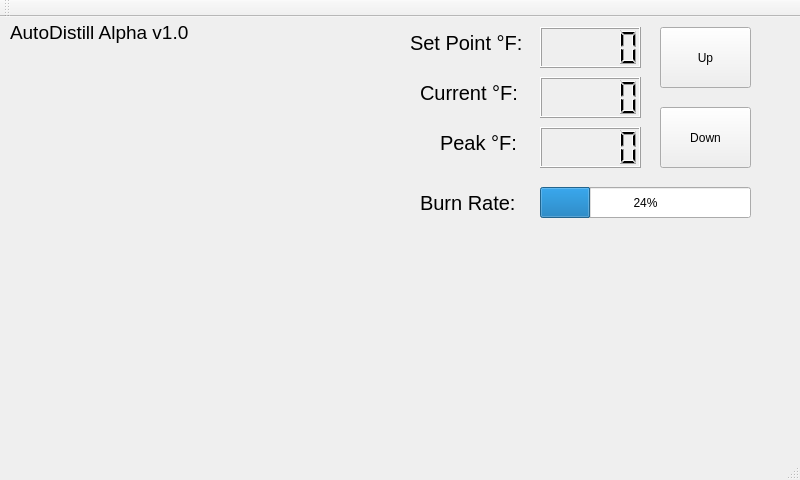
<?xml version="1.0" encoding="UTF-8"?>
<ui version="4.0">
 <class>MainWindow</class>
 <widget class="QMainWindow" name="MainWindow">
  <property name="geometry">
   <rect>
    <x>0</x>
    <y>0</y>
    <width>800</width>
    <height>480</height>
   </rect>
  </property>
  <property name="windowTitle">
   <string>MainWindow</string>
  </property>
  <widget class="QWidget" name="centralWidget">
   <widget class="QWidget" name="chartWidget" native="true">
    <property name="geometry">
     <rect>
      <x>0</x>
      <y>220</y>
      <width>761</width>
      <height>191</height>
     </rect>
    </property>
   </widget>
   <widget class="QLCDNumber" name="lcdNumber">
    <property name="geometry">
     <rect>
      <x>540</x>
      <y>10</y>
      <width>101</width>
      <height>41</height>
     </rect>
    </property>
   </widget>
   <widget class="QPushButton" name="vaporTemperatureUpButton">
    <property name="geometry">
     <rect>
      <x>660</x>
      <y>10</y>
      <width>91</width>
      <height>61</height>
     </rect>
    </property>
    <property name="text">
     <string>Up</string>
    </property>
   </widget>
   <widget class="QPushButton" name="pushButton_2">
    <property name="geometry">
     <rect>
      <x>660</x>
      <y>90</y>
      <width>91</width>
      <height>61</height>
     </rect>
    </property>
    <property name="text">
     <string>Down</string>
    </property>
   </widget>
   <widget class="QLabel" name="label">
    <property name="geometry">
     <rect>
      <x>10</x>
      <y>-10</y>
      <width>291</width>
      <height>51</height>
     </rect>
    </property>
    <property name="font">
     <font>
      <pointsize>14</pointsize>
     </font>
    </property>
    <property name="text">
     <string>AutoDistill Alpha v1.0</string>
    </property>
   </widget>
   <widget class="QLabel" name="label_2">
    <property name="geometry">
     <rect>
      <x>420</x>
      <y>50</y>
      <width>111</width>
      <height>51</height>
     </rect>
    </property>
    <property name="font">
     <font>
      <pointsize>15</pointsize>
     </font>
    </property>
    <property name="text">
     <string>Current °F:</string>
    </property>
   </widget>
   <widget class="QLCDNumber" name="currentVaporTemp">
    <property name="geometry">
     <rect>
      <x>540</x>
      <y>60</y>
      <width>101</width>
      <height>41</height>
     </rect>
    </property>
   </widget>
   <widget class="QLabel" name="label_3">
    <property name="geometry">
     <rect>
      <x>410</x>
      <y>0</y>
      <width>121</width>
      <height>51</height>
     </rect>
    </property>
    <property name="font">
     <font>
      <pointsize>15</pointsize>
     </font>
    </property>
    <property name="text">
     <string>Set Point °F:</string>
    </property>
   </widget>
   <widget class="QLCDNumber" name="lcdNumber_3">
    <property name="geometry">
     <rect>
      <x>540</x>
      <y>110</y>
      <width>101</width>
      <height>41</height>
     </rect>
    </property>
   </widget>
   <widget class="QLabel" name="label_4">
    <property name="geometry">
     <rect>
      <x>440</x>
      <y>100</y>
      <width>91</width>
      <height>51</height>
     </rect>
    </property>
    <property name="font">
     <font>
      <pointsize>15</pointsize>
     </font>
    </property>
    <property name="text">
     <string>Peak °F:</string>
    </property>
   </widget>
   <widget class="QLabel" name="label_5">
    <property name="geometry">
     <rect>
      <x>420</x>
      <y>160</y>
      <width>131</width>
      <height>51</height>
     </rect>
    </property>
    <property name="font">
     <font>
      <pointsize>15</pointsize>
     </font>
    </property>
    <property name="text">
     <string>Burn Rate:</string>
    </property>
   </widget>
   <widget class="QProgressBar" name="progressBar">
    <property name="geometry">
     <rect>
      <x>540</x>
      <y>170</y>
      <width>211</width>
      <height>31</height>
     </rect>
    </property>
    <property name="value">
     <number>24</number>
    </property>
   </widget>
   <widget class="QWidget" name="logoWidget" native="true">
    <property name="geometry">
     <rect>
      <x>0</x>
      <y>40</y>
      <width>341</width>
      <height>171</height>
     </rect>
    </property>
   </widget>
  </widget>
  <widget class="QMenuBar" name="menuBar">
   <property name="geometry">
    <rect>
     <x>0</x>
     <y>0</y>
     <width>800</width>
     <height>26</height>
    </rect>
   </property>
  </widget>
  <widget class="QToolBar" name="mainToolBar">
   <attribute name="toolBarArea">
    <enum>TopToolBarArea</enum>
   </attribute>
   <attribute name="toolBarBreak">
    <bool>false</bool>
   </attribute>
  </widget>
  <widget class="QStatusBar" name="statusBar"/>
 </widget>
 <layoutdefault spacing="6" margin="11"/>
 <resources/>
 <connections/>
</ui>
